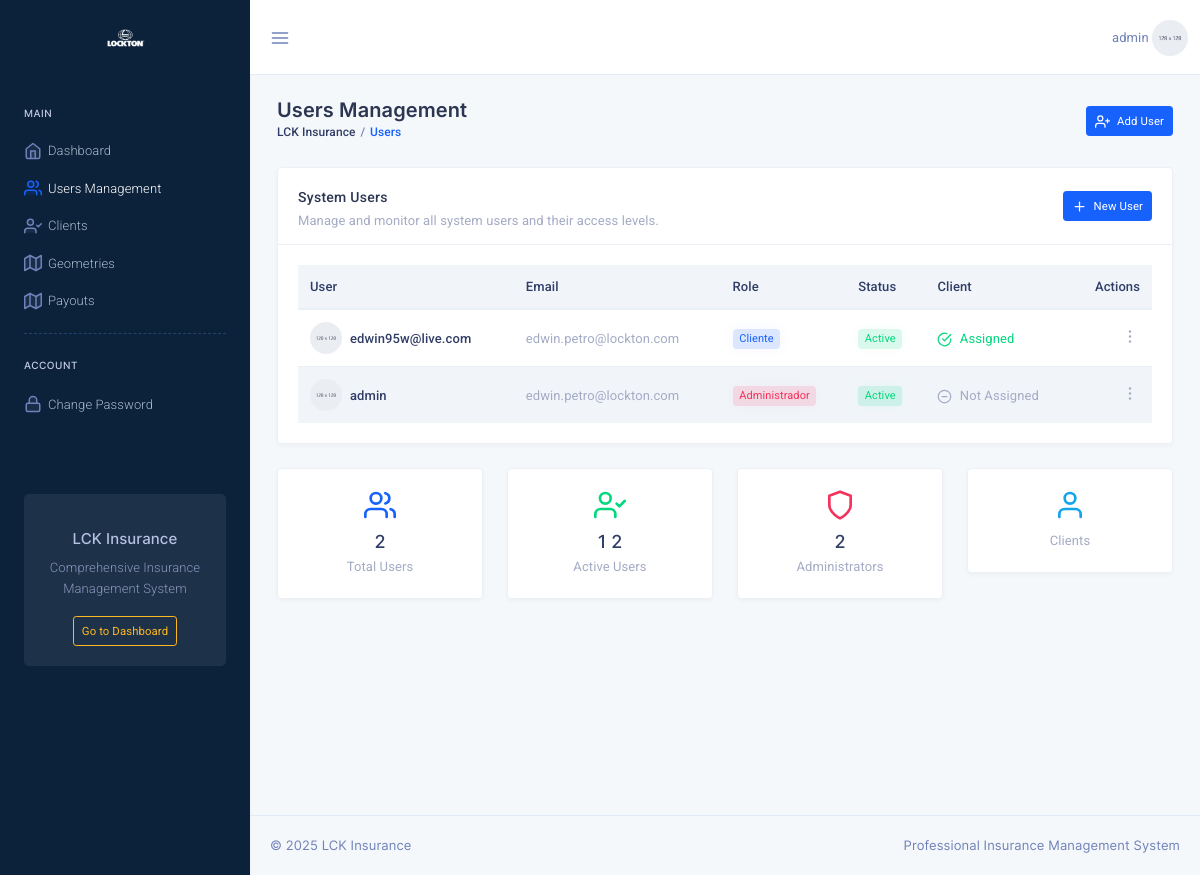
Screenshot of /users/ (signed in) with the database file from the repository.
### users/models.py (models this page shows, shortened)
class User(AbstractUser):
    ROLE_CHOICES = [
        ('admin', 'Administrador'),
        ('client', 'Cliente'),
    ]
    role = models.CharField(max_length=10, choices=ROLE_CHOICES, default='client')
    cliente_relacionado = models.ForeignKey(
        'clients.Cliente',
        on_delete=models.SET_NULL,
        null=True,
        blank=True
    )

### users/views.py (the view)
    def _wrapped_view(request, *args, **kwargs):
        if not request.user.is_authenticated:
            return redirect('login')
        if request.user.role != 'admin':
            messages.error(request, 'No tienes permisos para acceder a esta sección.')
            return redirect('dashboard')
        return view_func(request, *args, **kwargs)

### users/views.py (called while the page is built)
def admin_required(view_func):
    def _wrapped_view(request, *args, **kwargs):
        if not request.user.is_authenticated:
            return redirect('login')
        if request.user.role != 'admin':
            messages.error(request, 'No tienes permisos para acceder a esta sección.')
            return redirect('dashboard')
        return view_func(request, *args, **kwargs)
    return _wrapped_view

@login_required
@admin_required
def user_list(request):
    users = User.objects.all().order_by('-date_joined')
    context = {
        'users': users,
    }
    return render(request, 'users/user_list.html', context)

### templates/users/user_list.html (shortened to what this page needs)
{% extends 'base_dashboard.html' %}
{% load static %}
{% block content %}
<div class="row">
    <div class="col-sm-12">
        <div class="page-title-box">
            <div class="row">
                <div class="col">
                    <h4 class="page-title">Users Management</h4>
                    <ol class="breadcrumb">
                        <li class="breadcrumb-item"><a href="{% url 'dashboard' %}">LCK Insurance</a></li>
                        <li class="breadcrumb-item active">Users</li>
                    </ol>
                </div>
                <div class="col-auto align-self-center">
                    <a href="{% url 'user_create' %}" class="btn btn-sm btn-primary">
                        <i data-feather="user-plus" class="align-self-center icon-xs mr-1"></i>
                        Add User
                    </a>
                </div>
            </div>
        </div>
    </div>
</div>
<div class="row">
    <div class="col-12">
        <div class="card">
            <div class="card-header">
                <div class="row align-items-center">
                    <div class="col">
                        <h4 class="card-title">System Users</h4>
                        <p class="text-muted mb-0">Manage and monitor all system users and their access levels.</p>
                    </div>
                    <div class="col-auto">
                        <div class="d-flex">
                            <a href="{% url 'user_create' %}" class="btn btn-primary btn-sm">
                                <i data-feather="plus" class="align-self-center icon-xs mr-1"></i>
                                New User
                            </a>
                        </div>
                    </div>
                </div>
            </div>
            <div class="card-body">
                <div class="table-responsive">
                    <table class="table table-striped mb-0 table-centered">
                        <thead class="thead-light">
                            <tr>
                                <th class="border-top-0">User</th>
                                <th class="border-top-0">Email</th>
                                <th class="border-top-0">Role</th>
                                <th class="border-top-0">Status</th>
                                <th class="border-top-0">Client</th>
                                <th class="border-top-0 text-right">Actions</th>
                            </tr>
                        </thead>
                        <tbody>
                            {% for user_item in users %}
                            <tr>
                                <td>
                                    <div class="media">
                                        <img src="{% static 'images/users/user-5.jpg' %}" alt="" class="rounded-circle thumb-xs mr-2">
                                        <div class="media-body align-self-center">
                                            <h6 class="m-0 font-weight-semibold">{{ user_item.username }}</h6>
                                        </div>
                                    </div>
                                </td>
                                <td>
                                    <span class="text-muted">{{ user_item.email|default:'-' }}</span>
                                </td>
                                <td>
                                    {% if user_item.role == 'admin' %}
                                        <span class="badge badge-soft-danger">{{ user_item.get_role_display }}</span>
                                    {% else %}
                                        <span class="badge badge-soft-primary">{{ user_item.get_role_display }}</span>
                                    {% endif %}
                                </td>
                                <td>
                                    {% if user_item.is_active %}
                                        <span class="badge badge-soft-success">Active</span>
                                    {% else %}
                                        <span class="badge badge-soft-secondary">Inactive</span>
                                    {% endif %}
                                </td>
                                <td>
                                    {% if user_item.cliente_relacionado %}
                                        <span class="text-success">
                                            <i data-feather="check-circle" class="icon-xs mr-1"></i>
                                            Assigned
                                        </span>
                                    {% else %}
                                        <span class="text-muted">
                                            <i data-feather="minus-circle" class="icon-xs mr-1"></i>
                                            Not Assigned
                                        </span>
                                    {% endif %}
                                </td>
                                <td class="text-right">
                                    <div class="dropdown d-inline-block">
                                        <a class="dropdown-toggle arrow-none" id="dLabel{{ user_item.id }}" data-toggle="dropdown" href="#" role="button" aria-haspopup="false" aria-expanded="false">
                                            <i class="las la-ellipsis-v font-20 text-muted"></i>
                                        </a>
                                    </div>
                                </td>
                            </tr>
                            {% endfor %}
                        </tbody>
                    </table>
                </div>
            </div>
        </div>
    </div>
</div>
<div class="row">
    <div class="col-md-3">
        <div class="card">
            <div class="card-body text-center">
                <div class="text-primary mb-2">
                    <i data-feather="users" style="width: 32px; height: 32px;"></i>
                </div>
                <h4 class="mb-1">{{ users|length }}</h4>
                <p class="text-muted mb-0">Total Users</p>
            </div>
        </div>
    </div>
    <div class="col-md-3">
        <div class="card">
            <div class="card-body text-center">
                <div class="text-success mb-2">
                    <i data-feather="user-check" style="width: 32px; height: 32px;"></i>
                </div>
                <h4 class="mb-1">
                    {% for user_item in users %}
                        {% if user_item.is_active %}{{ forloop.counter0|add:1 }}{% endif %}
                    {% empty %}0{% endfor %}
                </h4>
                <p class="text-muted mb-0">Active Users</p>
            </div>
        </div>
    </div>
    <div class="col-md-3">
        <div class="card">
            <div class="card-body text-center">
                <div class="text-danger mb-2">
                    <i data-feather="shield" style="width: 32px; height: 32px;"></i>
                </div>
                <h4 class="mb-1">
                    {% for user_item in users %}
                        {% if user_item.role == 'admin' %}{{ forloop.counter0|add:1 }}{% endif %}
                    {% empty %}0{% endfor %}
                </h4>
                <p class="text-muted mb-0">Administrators</p>
            </div>
        </div>
    </div>
    <div class="col-md-3">
        <div class="card">
            <div class="card-body text-center">
                <div class="text-info mb-2">
                    <i data-feather="user" style="width: 32px; height: 32px;"></i>
                </div>
                <p class="text-muted mb-0">Clients</p>
            </div>
        </div>
    </div>
</div>
{% endblock %}

### templates/base_dashboard.html (shortened to what this page needs)
{% load static %}
<!DOCTYPE html>
<html lang="en">
<head>
    <link href="{% static 'css/bootstrap.min.css' %}" rel="stylesheet" type="text/css" />
    <link href="{% static 'css/jquery-ui.min.css' %}" rel="stylesheet">
    <link href="{% static 'css/icons.min.css' %}" rel="stylesheet" type="text/css" />
    <link href="{% static 'css/metisMenu.min.css' %}" rel="stylesheet" type="text/css" />
    <link href="{% static 'css/app.min.css' %}" rel="stylesheet" type="text/css" />
</head>
<body class="dark-sidenav">
    <div class="left-sidenav">
        <div class="brand">
            <a href="{% url 'dashboard' %}" class="logo">
                <span>
                    <img src="{% static 'images/logo.png' %}" alt="logo-large" class="logo-lg logo-light">
                </span>
            </a>
        </div>
        <div class="menu-content h-100" data-simplebar>
            <ul class="metismenu left-sidenav-menu">
                <li class="menu-label mt-0">Main</li>
                <li>
                    <a href="{% url 'dashboard' %}">
                        <i data-feather="home" class="align-self-center menu-icon"></i>
                        <span>Dashboard</span>
                    </a>
                </li>
                {% if user.role == 'admin' %}
                <li>
                    <a href="{% url 'user_list' %}">
                        <i data-feather="users" class="align-self-center menu-icon"></i>
                        <span>Users Management</span>
                    </a>
                </li>
                <li>
                    <a href="{% url 'client_list' %}">
                        <i data-feather="user-check" class="align-self-center menu-icon"></i>
                        <span>Clients</span>
                    </a>
                </li>
                {% endif %}
                <li>
                    <a href="{% url 'geometry_list' %}">
                        <i data-feather="map" class="align-self-center menu-icon"></i>
                        <span>Geometries</span>
                    </a>
                </li>
                <li>
                    <a href="{% url 'payout_list' %}">
                        <i data-feather="map" class="align-self-center menu-icon"></i>
                        <span>Payouts</span>
                    </a>
                </li>
                <hr class="hr-dashed hr-menu">
                <li class="menu-label my-2">Account</li>
                <li>
                    <a href="{% url 'change_password' %}">
                        <i data-feather="lock" class="align-self-center menu-icon"></i>
                        <span>Change Password</span>
                    </a>
                </li>
            </ul>
            <div class="update-msg text-center">
                <h5 class="mt-3">LCK Insurance</h5>
                <p class="mb-3">Comprehensive Insurance Management System</p>
                <a href="{% url 'dashboard' %}" class="btn btn-outline-warning btn-sm">Go to Dashboard</a>
            </div>
        </div>
    </div>
    <div class="page-wrapper">
        <div class="topbar">
            <nav class="navbar-custom">
                <ul class="list-unstyled topbar-nav float-right mb-0">
                    <li class="dropdown">
                        <a class="nav-link dropdown-toggle waves-effect waves-light nav-user" data-toggle="dropdown" href="#" role="button"
                            aria-haspopup="false" aria-expanded="false">
                            <span class="ml-1 nav-user-name hidden-sm">{{ user.username }}</span>
                            <img src="{% static 'images/users/user-5.jpg' %}" alt="profile-user" class="rounded-circle" />
                        </a>
                    </li>
                </ul>
                <ul class="list-unstyled topbar-nav mb-0">
                    <li>
                        <button class="nav-link button-menu-mobile">
                            <i data-feather="menu" class="align-self-center topbar-icon"></i>
                        </button>
                    </li>
                </ul>
            </nav>
        </div>
        <div class="page-content">
            <div class="container-fluid">
                {% block content %}
                {% endblock %}
            </div>
            <footer class="footer text-center text-sm-left">
                &copy; 2025 LCK Insurance <span class="d-none d-sm-inline-block float-right">Professional Insurance Management System</span>
            </footer>
        </div>
    </div>
</body>
</html>

### rows the page displays
User: username "admin", email "edwin.petro@lockton.com", role "Administrador", is_active "Active", shows "Not Assigned"
User: username "edwin95w@live.com", email "edwin.petro@lockton.com", role "Cliente", is_active "Active", shows "Assigned"

### other values shown
{{ users|length }} "2"
